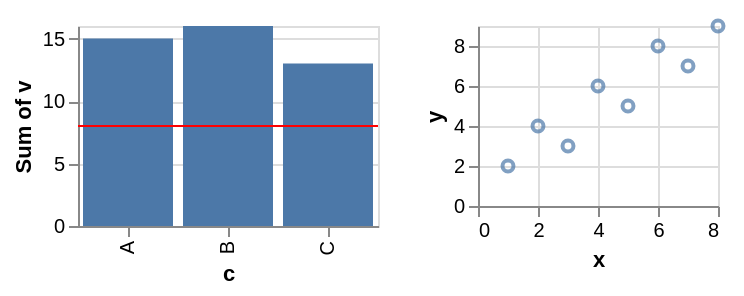

Source (Vega-Lite JSON):
### Vega-Lite specification from a JSON file in a GitHub repository (floating-point values rounded to 4 significant figures)
{"$schema": "https://vega.github.io/schema/vega-lite/v6.json", "padding": 5, "autosize": "pad", "data": {"name": "table", "values": [{"c": "A", "g": "p", "x": 1, "y": 2, "v": 5, "t": "2024-01-15", "o": {"v": 3}, "IMDB Rating": 6.1, "d": "x1"}, {"c": "B", "g": "q", "x": 2, "y": 4, "v": 9, "t": "2024-02-20", "o": {"v": 7}, "IMDB Rating": 7.4, "d": "x2"}, {"c": "A", "g": "q", "x": 3, "y": 3, "v": 2, "t": "2024-03-05", "o": {"v": 1}, "IMDB Rating": 5.2, "d": "x1"}, {"c": "C", "g": "p", "x": 4, "y": 6, "v": 7, "t": "2024-05-30", "o": {"v": 4}, "IMDB Rating": 8.8, "d": "x3"}, {"c": "B", "g": "p", "x": 5, "y": 5, "v": 4, "t": "2024-07-11", "o": {"v": 9}, "IMDB Rating": 6.9, "d": "x2"}, {"c": "C", "g": "q", "x": 6, "y": 8, "v": 6, "t": "2024-09-02", "o": {"v": 2}, "IMDB Rating": 7.7, "d": "x3"}, {"c": "A", "g": "p", "x": 7, "y": 7, "v": 8, "t": "2024-11-25", "o": {"v": 5}, "IMDB Rating": 4.4, "d": "x1"}, {"c": "B", "g": "q", "x": 8, "y": 9, "v": 3, "t": "2024-12-31", "o": {"v": 8}, "IMDB Rating": 9.1, "d": "x2"}]}, "hconcat": [{"width": 150, "height": 100, "layer": [{"mark": "bar", "encoding": {"x": {"field": "c", "type": "nominal"}, "y": {"field": "v", "type": "quantitative", "aggregate": "sum"}}}, {"mark": {"type": "rule", "color": "red"}, "encoding": {"y": {"datum": 8}}}]}, {"mark": "point", "width": 120, "height": 90, "encoding": {"x": {"field": "x", "type": "quantitative"}, "y": {"field": "y", "type": "quantitative"}}}]}
